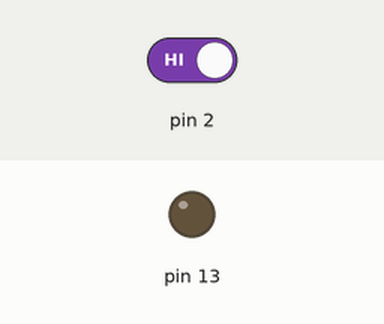
A sketch run on a simulated Arduino Uno, built with avr-gcc and run on an emulated ATmega328P. Shown: output pins drawn as LEDs (lit = HIGH). Dashed ring = blinking. Inputs (shaded band) come from the test bench; at power-on: pin 2 HIGH.

Above: at 1.2 s.
1.3 s: pin 2 driven LOW
At 1.55 s:
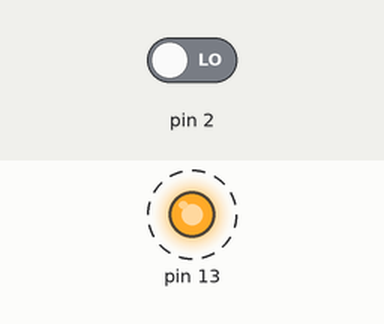
4.3 s: pin 2 driven HIGH
At 4.3 s:
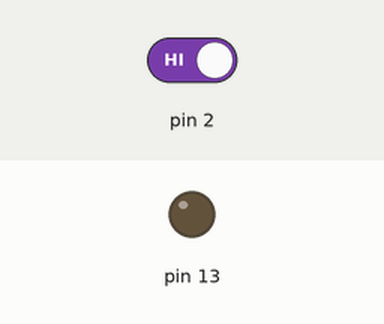
Timing chart, 0 to 7.3 s (numbered marks = the images above; inputs shaded):
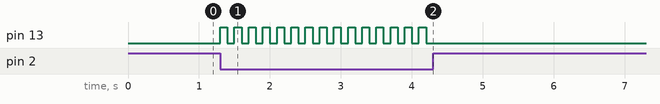

The sketch:

PushB.ino
```cpp
char status;
char schwoop;

void setup()
{
  pinMode(13,OUTPUT);
  pinMode(2, INPUT);
  schwoop = 0;
}

void loop()
{
 status = digitalRead(2);
  if (status == 0) {
    if (schwoop) {
      schwoop = 0;
    } else {
      schwoop = 1;
    }
  }
  if (schwoop) {
    digitalWrite(13, HIGH);
  } else {
    digitalWrite(13, LOW);
  }
  delay(100);
  }
```

Measured:
- after the input at 1.3 s, pin 13: alternates HIGH for 0.10 s and LOW for 0.10 s, starting at once
- after the input at 4.3 s, pin 13: stops changing and stays LOW
